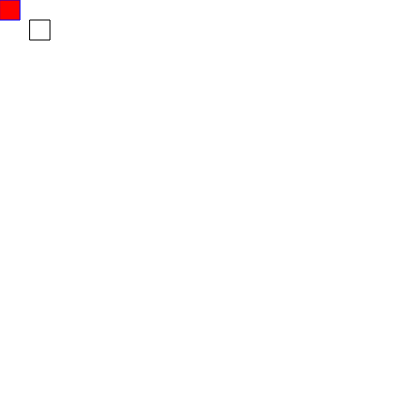
Frame 1 (no input)
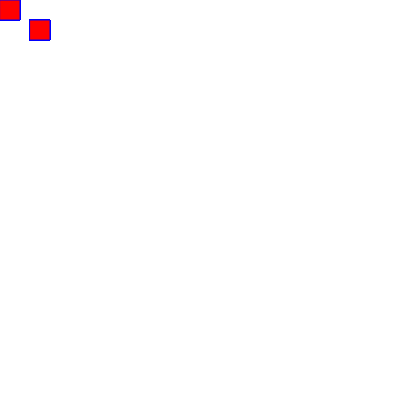
Frame 60 (no input)
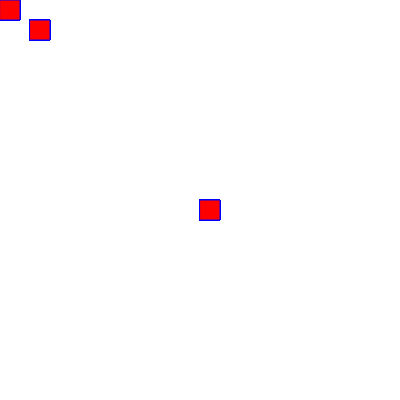
Frame 120 (the mouse pressed at the canvas centre since frame 60)

The p5.js sketch that drew these frames (run headless with seeded random() and noise() and a simulated clock; from frame 60 on, the mouse is pressed at the canvas centre):

// p5.js sketch
// ── sketch.js
function setup() {
    createCanvas(400, 400);
    background("white");
  }
  
  function draw() {
    
    rect(30,20,20);
    fill( "red");
    stroke("blue");
    if(mouseIsPressed);
     {
    rect(mouseX,mouseY,20,20);}
  }
